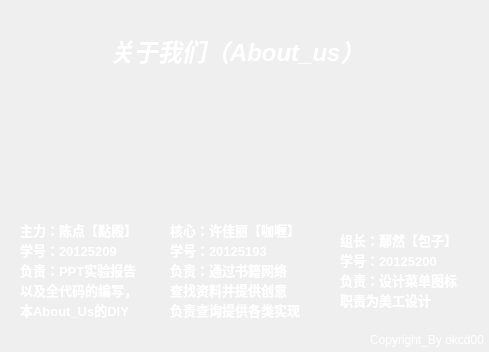
<?xml version="1.0" encoding="UTF-8"?>
<ui version="4.0">
 <class>About_us</class>
 <widget class="QDialog" name="About_us">
  <property name="windowModality">
   <enum>Qt::WindowModal</enum>
  </property>
  <property name="geometry">
   <rect>
    <x>0</x>
    <y>0</y>
    <width>489</width>
    <height>352</height>
   </rect>
  </property>
  <property name="focusPolicy">
   <enum>Qt::ClickFocus</enum>
  </property>
  <property name="windowTitle">
   <string>About_us  CD&amp;XJL&amp;YR</string>
  </property>
  <property name="windowIcon">
   <iconset>
    <normaloff>:/new/prefix1/images/yr/help.jpg</normaloff>:/new/prefix1/images/yr/help.jpg</iconset>
  </property>
  <property name="autoFillBackground">
   <bool>false</bool>
  </property>
  <widget class="QLabel" name="Giflabel">
   <property name="geometry">
    <rect>
     <x>0</x>
     <y>0</y>
     <width>491</width>
     <height>351</height>
    </rect>
   </property>
   <property name="minimumSize">
    <size>
     <width>491</width>
     <height>351</height>
    </size>
   </property>
   <property name="maximumSize">
    <size>
     <width>491</width>
     <height>351</height>
    </size>
   </property>
   <property name="text">
    <string/>
   </property>
   <property name="textFormat">
    <enum>Qt::PlainText</enum>
   </property>
   <property name="scaledContents">
    <bool>true</bool>
   </property>
   <property name="openExternalLinks">
    <bool>false</bool>
   </property>
  </widget>
  <widget class="QLabel" name="CDlabel">
   <property name="geometry">
    <rect>
     <x>20</x>
     <y>100</y>
     <width>121</width>
     <height>111</height>
    </rect>
   </property>
   <property name="text">
    <string/>
   </property>
   <property name="scaledContents">
    <bool>true</bool>
   </property>
  </widget>
  <widget class="QLabel" name="KLlabel">
   <property name="geometry">
    <rect>
     <x>180</x>
     <y>100</y>
     <width>121</width>
     <height>111</height>
    </rect>
   </property>
   <property name="text">
    <string/>
   </property>
   <property name="scaledContents">
    <bool>true</bool>
   </property>
  </widget>
  <widget class="QLabel" name="YRlabel">
   <property name="geometry">
    <rect>
     <x>340</x>
     <y>100</y>
     <width>131</width>
     <height>111</height>
    </rect>
   </property>
   <property name="text">
    <string/>
   </property>
   <property name="scaledContents">
    <bool>true</bool>
   </property>
  </widget>
  <widget class="QLabel" name="label">
   <property name="geometry">
    <rect>
     <x>20</x>
     <y>220</y>
     <width>131</width>
     <height>101</height>
    </rect>
   </property>
   <property name="text">
    <string>&lt;!DOCTYPE HTML PUBLIC &quot;-//W3C//DTD HTML 4.0//EN&quot; &quot;http://www.w3.org/TR/REC-html40/strict.dtd&quot;&gt;
&lt;html&gt;&lt;head&gt;&lt;meta name=&quot;qrichtext&quot; content=&quot;1&quot; /&gt;&lt;style type=&quot;text/css&quot;&gt;
p, li { white-space: pre-wrap; }
&lt;/style&gt;&lt;/head&gt;&lt;body style=&quot; font-family:'SimSun'; font-size:9pt; font-weight:400; font-style:normal;&quot;&gt;
&lt;p style=&quot; margin-top:0px; margin-bottom:0px; margin-left:0px; margin-right:0px; -qt-block-indent:0; text-indent:0px;&quot;&gt;&lt;span style=&quot; font-size:10pt; font-weight:600; color:#ffffff;&quot;&gt;主力：陈点【點殿】&lt;/span&gt;&lt;/p&gt;
&lt;p style=&quot; margin-top:0px; margin-bottom:0px; margin-left:0px; margin-right:0px; -qt-block-indent:0; text-indent:0px;&quot;&gt;&lt;span style=&quot; font-size:10pt; font-weight:600; color:#ffffff;&quot;&gt;学号：20125209&lt;/span&gt;&lt;/p&gt;
&lt;p style=&quot; margin-top:0px; margin-bottom:0px; margin-left:0px; margin-right:0px; -qt-block-indent:0; text-indent:0px;&quot;&gt;&lt;span style=&quot; font-size:10pt; font-weight:600; color:#ffffff;&quot;&gt;负责：PPT实验报告&lt;/span&gt;&lt;/p&gt;
&lt;p style=&quot; margin-top:0px; margin-bottom:0px; margin-left:0px; margin-right:0px; -qt-block-indent:0; text-indent:0px;&quot;&gt;&lt;span style=&quot; font-size:10pt; font-weight:600; color:#ffffff;&quot;&gt;以及全代码的编写，&lt;/span&gt;&lt;/p&gt;
&lt;p style=&quot; margin-top:0px; margin-bottom:0px; margin-left:0px; margin-right:0px; -qt-block-indent:0; text-indent:0px;&quot;&gt;&lt;span style=&quot; font-size:10pt; font-weight:600; color:#ffffff;&quot;&gt;本About_Us的DIY&lt;/span&gt;&lt;/p&gt;
&lt;p style=&quot; margin-top:0px; margin-bottom:0px; margin-left:0px; margin-right:0px; -qt-block-indent:0; text-indent:0px;&quot;&gt;&lt;span style=&quot; font-size:10pt; font-weight:600; color:#ffffff;&quot;&gt;各种新功能的实现&lt;/span&gt;&lt;/p&gt;&lt;/body&gt;&lt;/html&gt;</string>
   </property>
  </widget>
  <widget class="QLabel" name="label_2">
   <property name="geometry">
    <rect>
     <x>170</x>
     <y>220</y>
     <width>141</width>
     <height>101</height>
    </rect>
   </property>
   <property name="text">
    <string>&lt;!DOCTYPE HTML PUBLIC &quot;-//W3C//DTD HTML 4.0//EN&quot; &quot;http://www.w3.org/TR/REC-html40/strict.dtd&quot;&gt;
&lt;html&gt;&lt;head&gt;&lt;meta name=&quot;qrichtext&quot; content=&quot;1&quot; /&gt;&lt;style type=&quot;text/css&quot;&gt;
p, li { white-space: pre-wrap; }
&lt;/style&gt;&lt;/head&gt;&lt;body style=&quot; font-family:'SimSun'; font-size:9pt; font-weight:400; font-style:normal;&quot;&gt;
&lt;p style=&quot; margin-top:0px; margin-bottom:0px; margin-left:0px; margin-right:0px; -qt-block-indent:0; text-indent:0px;&quot;&gt;&lt;span style=&quot; font-size:10pt; font-weight:600; color:#ffffff;&quot;&gt;核心：许佳丽【咖喱】&lt;/span&gt;&lt;/p&gt;
&lt;p style=&quot; margin-top:0px; margin-bottom:0px; margin-left:0px; margin-right:0px; -qt-block-indent:0; text-indent:0px;&quot;&gt;&lt;span style=&quot; font-size:10pt; font-weight:600; color:#ffffff;&quot;&gt;学号：20125193&lt;/span&gt;&lt;/p&gt;
&lt;p style=&quot; margin-top:0px; margin-bottom:0px; margin-left:0px; margin-right:0px; -qt-block-indent:0; text-indent:0px;&quot;&gt;&lt;span style=&quot; font-size:10pt; font-weight:600; color:#ffffff;&quot;&gt;负责：通过书籍网络&lt;/span&gt;&lt;/p&gt;
&lt;p style=&quot; margin-top:0px; margin-bottom:0px; margin-left:0px; margin-right:0px; -qt-block-indent:0; text-indent:0px;&quot;&gt;&lt;span style=&quot; font-size:10pt; font-weight:600; color:#ffffff;&quot;&gt;查找资料并提供创意&lt;/span&gt;&lt;/p&gt;
&lt;p style=&quot; margin-top:0px; margin-bottom:0px; margin-left:0px; margin-right:0px; -qt-block-indent:0; text-indent:0px;&quot;&gt;&lt;span style=&quot; font-size:10pt; font-weight:600; color:#ffffff;&quot;&gt;负责查询提供各类实现&lt;/span&gt;&lt;/p&gt;&lt;/body&gt;&lt;/html&gt;</string>
   </property>
  </widget>
  <widget class="QLabel" name="label_3">
   <property name="geometry">
    <rect>
     <x>340</x>
     <y>220</y>
     <width>131</width>
     <height>101</height>
    </rect>
   </property>
   <property name="text">
    <string>&lt;!DOCTYPE HTML PUBLIC &quot;-//W3C//DTD HTML 4.0//EN&quot; &quot;http://www.w3.org/TR/REC-html40/strict.dtd&quot;&gt;
&lt;html&gt;&lt;head&gt;&lt;meta name=&quot;qrichtext&quot; content=&quot;1&quot; /&gt;&lt;style type=&quot;text/css&quot;&gt;
p, li { white-space: pre-wrap; }
&lt;/style&gt;&lt;/head&gt;&lt;body style=&quot; font-family:'SimSun'; font-size:9pt; font-weight:400; font-style:normal;&quot;&gt;
&lt;p style=&quot; margin-top:0px; margin-bottom:0px; margin-left:0px; margin-right:0px; -qt-block-indent:0; text-indent:0px;&quot;&gt;&lt;span style=&quot; font-size:10pt; font-weight:600; color:#ffffff;&quot;&gt;组长：鄢然【包子】&lt;/span&gt;&lt;/p&gt;
&lt;p style=&quot; margin-top:0px; margin-bottom:0px; margin-left:0px; margin-right:0px; -qt-block-indent:0; text-indent:0px;&quot;&gt;&lt;span style=&quot; font-size:10pt; font-weight:600; color:#ffffff;&quot;&gt;学号：20125200&lt;/span&gt;&lt;/p&gt;
&lt;p style=&quot; margin-top:0px; margin-bottom:0px; margin-left:0px; margin-right:0px; -qt-block-indent:0; text-indent:0px;&quot;&gt;&lt;span style=&quot; font-size:10pt; font-weight:600; color:#ffffff;&quot;&gt;负责：设计菜单图标&lt;/span&gt;&lt;/p&gt;
&lt;p style=&quot; margin-top:0px; margin-bottom:0px; margin-left:0px; margin-right:0px; -qt-block-indent:0; text-indent:0px;&quot;&gt;&lt;span style=&quot; font-size:10pt; font-weight:600; color:#ffffff;&quot;&gt;职责为美工设计&lt;/span&gt;&lt;/p&gt;&lt;/body&gt;&lt;/html&gt;</string>
   </property>
  </widget>
  <widget class="QLabel" name="label_4">
   <property name="geometry">
    <rect>
     <x>110</x>
     <y>20</y>
     <width>281</width>
     <height>61</height>
    </rect>
   </property>
   <property name="text">
    <string>&lt;!DOCTYPE HTML PUBLIC &quot;-//W3C//DTD HTML 4.0//EN&quot; &quot;http://www.w3.org/TR/REC-html40/strict.dtd&quot;&gt;
&lt;html&gt;&lt;head&gt;&lt;meta name=&quot;qrichtext&quot; content=&quot;1&quot; /&gt;&lt;style type=&quot;text/css&quot;&gt;
p, li { white-space: pre-wrap; }
&lt;/style&gt;&lt;/head&gt;&lt;body style=&quot; font-family:'SimSun'; font-size:9pt; font-weight:400; font-style:normal;&quot;&gt;
&lt;p style=&quot; margin-top:0px; margin-bottom:0px; margin-left:0px; margin-right:0px; -qt-block-indent:0; text-indent:0px;&quot;&gt;&lt;span style=&quot; font-size:18pt; font-weight:600; font-style:italic; color:#ffffff;&quot;&gt;关于我们（About_us）&lt;/span&gt;&lt;/p&gt;&lt;/body&gt;&lt;/html&gt;</string>
   </property>
  </widget>
  <widget class="QLabel" name="label_5">
   <property name="geometry">
    <rect>
     <x>370</x>
     <y>330</y>
     <width>131</width>
     <height>20</height>
    </rect>
   </property>
   <property name="text">
    <string>&lt;html&gt;&lt;head/&gt;&lt;body&gt;&lt;p&gt;&lt;span style=&quot; color:#ffffff;&quot;&gt;Copyright_By okcd00&lt;/span&gt;&lt;/p&gt;&lt;/body&gt;&lt;/html&gt;</string>
   </property>
  </widget>
 </widget>
 <resources/>
 <connections/>
</ui>
